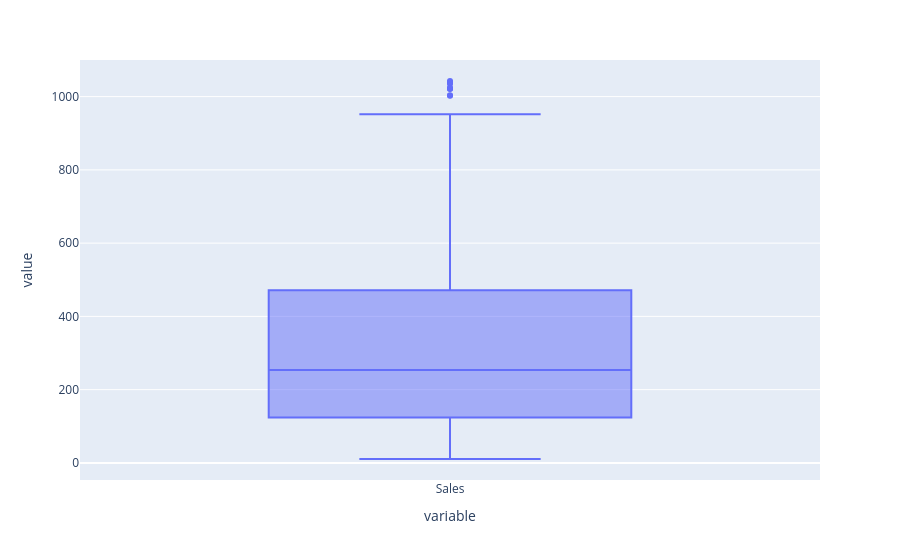

The code cell stored with this chart in its notebook:
### Code cell
fig = px.box(
    df["Sales"]
)
fig.show()

### Figure 1 — Plotly figure (JSON) as saved in the notebook; plotly's stock layout.template omitted (floating-point values rounded to 4 significant figures; data arrays with more than 128 entries replaced by an {"elided": "..."} marker saying what was removed)
{"data": [{"alignmentgroup": "True", "hovertemplate": "variable=%{x}<br>value=%{y}<extra></extra>", "legendgroup": "", "marker": {"color": "#636efa"}, "name": "", "notched": false, "offsetgroup": "", "orientation": "v", "showlegend": false, "type": "box", "x": {"elided": "1000 str values"}, "x0": " ", "xaxis": "x", "y": {"elided": "1000 float values"}, "y0": " ", "yaxis": "y"}], "layout": {"boxmode": "group", "legend": {"tracegroupgap": 0}, "margin": {"t": 60}, "xaxis": {"anchor": "y", "domain": [0, 1], "title": {"text": "variable"}}, "yaxis": {"anchor": "x", "domain": [0, 1], "title": {"text": "value"}}}}
